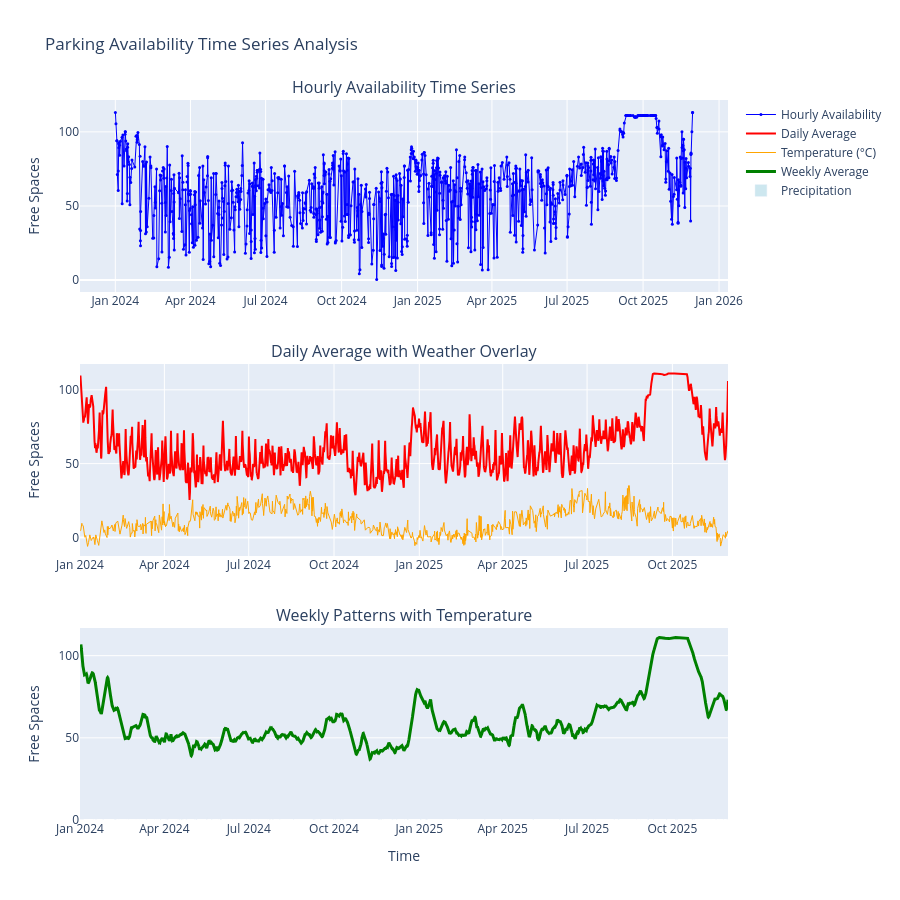

Here is the notebook cell this chart was saved with:
### Markdown cell above
## 10. Time Series Visualization of Availability Patterns

### Code cell
# Time series visualization
# Sample a subset for detailed time series (to avoid overcrowding)
sample_size = min(1000, len(df))
df_sample = df.sample(n=sample_size, random_state=42).sort_values('hour_timestamp')

# Calculate rolling averages for trend analysis
df_sorted = df.sort_values('hour_timestamp')
df_sorted['rolling_avg_7d'] = df_sorted['avg_free_spaces'].rolling(window=24*7, min_periods=24).mean()  # 7-day average
df_sorted['rolling_avg_1d'] = df_sorted['avg_free_spaces'].rolling(window=24, min_periods=12).mean()    # 1-day average

# Create comprehensive time series plots
fig = make_subplots(rows=3, cols=1,
                    subplot_titles=('Hourly Availability Time Series', 
                                  'Daily Average with Weather Overlay',
                                  'Weekly Patterns with Temperature'),
                    vertical_spacing=0.1)

# Raw time series (sampled)
fig.add_trace(go.Scatter(
    x=df_sample['hour_timestamp'],
    y=df_sample['avg_free_spaces'],
    mode='lines+markers',
    name='Hourly Availability',
    line=dict(color='blue', width=1),
    marker=dict(size=3)
), row=1, col=1)

# Daily rolling average with weather
fig.add_trace(go.Scatter(
    x=df_sorted['hour_timestamp'],
    y=df_sorted['rolling_avg_1d'],
    mode='lines',
    name='Daily Average',
    line=dict(color='red', width=2)
), row=2, col=1)

# Add temperature as secondary y-axis data
fig.add_trace(go.Scatter(
    x=df_sample['hour_timestamp'],
    y=df_sample['temperature_2m'],
    mode='lines',
    name='Temperature (°C)',
    line=dict(color='orange', width=1),
    yaxis='y4'
), row=2, col=1)

# Weekly rolling average
fig.add_trace(go.Scatter(
    x=df_sorted['hour_timestamp'],
    y=df_sorted['rolling_avg_7d'],
    mode='lines',
    name='Weekly Average',
    line=dict(color='green', width=3)
), row=3, col=1)

# Add precipitation as bar chart overlay
precip_data = df_sample[df_sample['precipitation'] > 0]
if len(precip_data) > 0:
    fig.add_trace(go.Bar(
        x=precip_data['hour_timestamp'],
        y=precip_data['precipitation'],
        name='Precipitation',
        marker_color='lightblue',
        opacity=0.6,
        yaxis='y6'
    ), row=3, col=1)

fig.update_layout(
    title='Parking Availability Time Series Analysis',
    height=900,
    showlegend=True
)

fig.update_xaxes(title_text="Time", row=3, col=1)
fig.update_yaxes(title_text="Free Spaces", row=1, col=1)
fig.update_yaxes(title_text="Free Spaces", row=2, col=1)
fig.update_yaxes(title_text="Free Spaces", row=3, col=1)

# Add secondary y-axes for weather data
fig.update_layout(
    yaxis4=dict(
        title="Temperature (°C)",
        overlaying="y2",
        side="right",
        range=[df['temperature_2m'].min()-5, df['temperature_2m'].max()+5]
    ),
    yaxis6=dict(
        title="Precipitation (mm)",
        overlaying="y3",
        side="right",
        range=[0, df['precipitation'].max()*2]
    )
)

fig.show()

print(f"Time series analysis completed for {len(df)} records")
print(f"Date range: {df['hour_timestamp'].min()} to {df['hour_timestamp'].max()}")
print(f"Total days covered: {(df['hour_timestamp'].max() - df['hour_timestamp'].min()).days}")

### Figure 1 — Plotly figure (JSON) as saved in the notebook; plotly's stock layout.template omitted (floating-point values rounded to 4 significant figures; data arrays with more than 128 entries replaced by an {"elided": "..."} marker saying what was removed)
{"data": [{"line": {"color": "blue", "width": 1}, "marker": {"size": 3}, "mode": "lines+markers", "name": "Hourly Availability", "type": "scatter", "x": {"elided": "1000 str values"}, "xaxis": "x", "y": {"elided": "1000 float values"}, "yaxis": "y"}, {"line": {"color": "red", "width": 2}, "mode": "lines", "name": "Daily Average", "type": "scatter", "x": {"elided": "16777 str values"}, "xaxis": "x2", "y": {"elided": "16777 float values"}, "yaxis": "y2"}, {"line": {"color": "orange", "width": 1}, "mode": "lines", "name": "Temperature (°C)", "type": "scatter", "x": {"elided": "1000 str values"}, "xaxis": "x2", "y": {"elided": "1000 float values"}, "yaxis": "y2"}, {"line": {"color": "green", "width": 3}, "mode": "lines", "name": "Weekly Average", "type": "scatter", "x": {"elided": "16777 str values"}, "xaxis": "x3", "y": {"elided": "16777 float values"}, "yaxis": "y3"}, {"marker": {"color": "lightblue"}, "name": "Precipitation", "opacity": 0.6, "type": "bar", "x": {"elided": "174 str values"}, "xaxis": "x3", "y": {"elided": "174 float values"}, "yaxis": "y3"}], "layout": {"annotations": [{"font": {"size": 16}, "showarrow": false, "text": "Hourly Availability Time Series", "x": 0.5, "xanchor": "center", "xref": "paper", "y": 1, "yanchor": "bottom", "yref": "paper"}, {"font": {"size": 16}, "showarrow": false, "text": "Daily Average with Weather Overlay", "x": 0.5, "xanchor": "center", "xref": "paper", "y": 0.6333, "yanchor": "bottom", "yref": "paper"}, {"font": {"size": 16}, "showarrow": false, "text": "Weekly Patterns with Temperature", "x": 0.5, "xanchor": "center", "xref": "paper", "y": 0.2667, "yanchor": "bottom", "yref": "paper"}], "height": 900, "showlegend": true, "title": {"text": "Parking Availability Time Series Analysis"}, "xaxis": {"anchor": "y", "domain": [0, 1]}, "xaxis2": {"anchor": "y2", "domain": [0, 1]}, "xaxis3": {"anchor": "y3", "domain": [0, 1], "title": {"text": "Time"}}, "yaxis": {"anchor": "x", "domain": [0.7333, 1], "title": {"text": "Free Spaces"}}, "yaxis2": {"anchor": "x2", "domain": [0.3667, 0.6333], "title": {"text": "Free Spaces"}}, "yaxis3": {"anchor": "x3", "domain": [0, 0.2667], "title": {"text": "Free Spaces"}}, "yaxis4": {"overlaying": "y2", "range": [-13.3, 41.5], "side": "right", "title": {"text": "Temperature (°C)"}}, "yaxis6": {"overlaying": "y3", "range": [0, 16], "side": "right", "title": {"text": "Precipitation (mm)"}}}}
